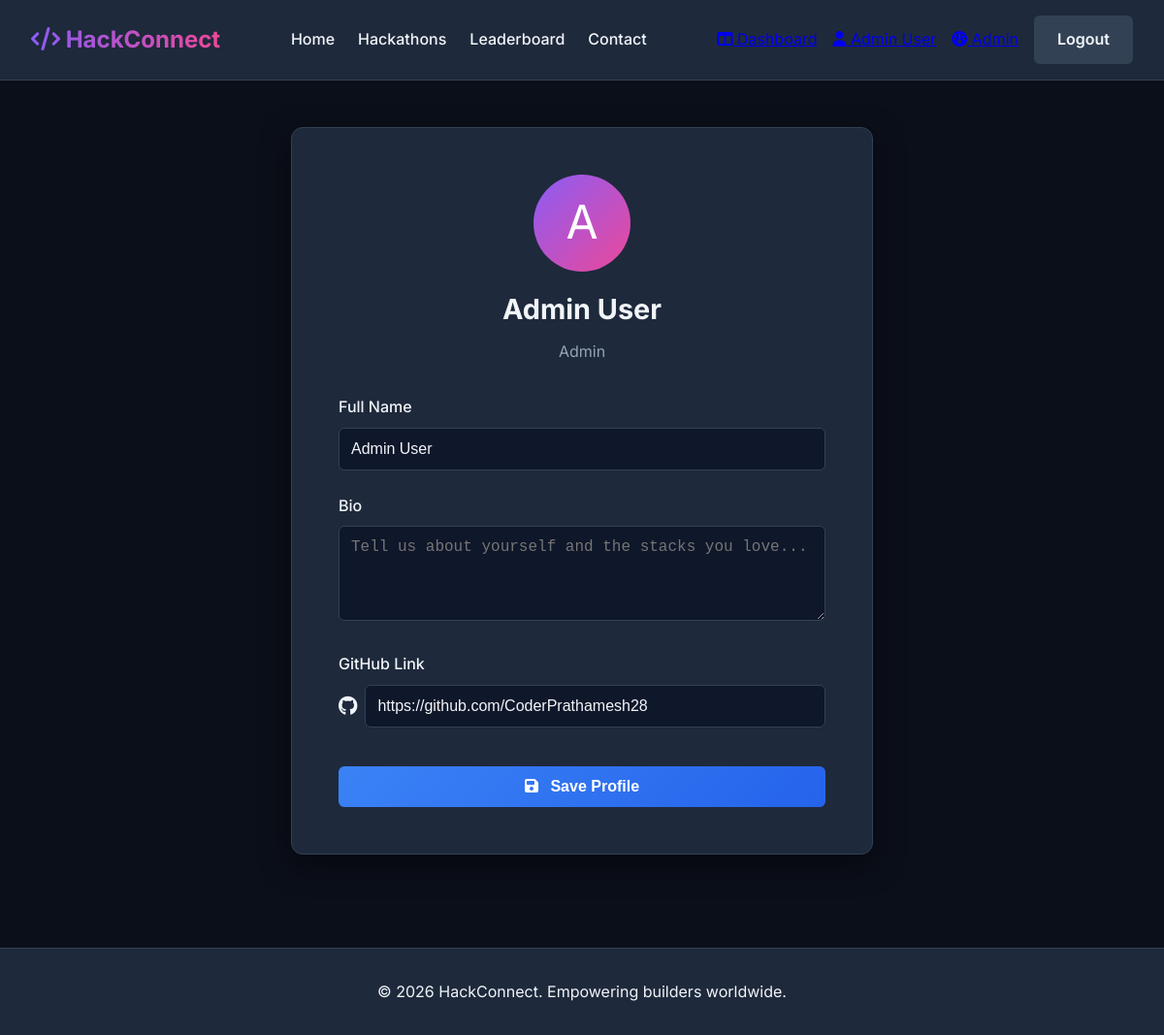
Screenshot of /profile (signed in) with the database file from the repository.
### tables this page shows
CREATE TABLE users (
    id INTEGER PRIMARY KEY AUTOINCREMENT,
    name TEXT NOT NULL,
    email TEXT UNIQUE NOT NULL,
    password TEXT NOT NULL,
    role TEXT NOT NULL DEFAULT 'participant' -- 'participant', 'organizer', 'admin'
, bio TEXT, github TEXT);

### app.py (the view, shortened to what this page needs)
@app.route('/profile', methods=['GET', 'POST'])
def profile():
    if g.user is None:
        return redirect(url_for('login'))
    conn = get_db_connection()
    user = conn.execute('SELECT * FROM users WHERE id = ?', (g.user['id'],)).fetchone()
    conn.close()
    return render_template('profile.html', current_user=user)

### app.py (called while the page is built)
def get_db_connection():
    conn = sqlite3.connect('database.db')
    conn.row_factory = sqlite3.Row
    return conn

@app.before_request
def load_logged_in_user():
    user_id = session.get('user_id')
    if user_id is None:
        g.user = None
    else:
        conn = get_db_connection()
        user = conn.execute('SELECT * FROM users WHERE id = ?', (user_id,)).fetchone()
        conn.close()
        if user:
            g.user = dict(user)
        else:
            g.user = None

### templates/profile.html
{% extends "layout.html" %}
{% block content %}
<div class="auth-container mt-4" style="max-width: 600px; padding: 3rem;">
    <div style="text-align: center; margin-bottom: 2rem;">
        <div style="width: 100px; height: 100px; border-radius: 50%; background: linear-gradient(135deg, var(--gradient-start), var(--gradient-end)); display: flex; align-items: center; justify-content: center; margin: 0 auto; font-size: 3rem; color: white;">
            {{ current_user.name[0] | upper }}
        </div>
        <h1 class="auth-title mt-4" style="margin-bottom: 0.5rem;">{{ current_user.name }}</h1>
        <p style="color: var(--text-muted);">{{ current_user.role | capitalize }}</p>
    </div>
    <form method="post">
        <div class="form-group">
            <label for="name">Full Name</label>
            <input type="text" name="name" id="name" class="form-control" value="{{ current_user.name }}" required>
        </div>
        <div class="form-group">
            <label for="bio">Bio</label>
            <textarea name="bio" id="bio" class="form-control" rows="4" placeholder="Tell us about yourself and the stacks you love...">{{ current_user.bio if current_user.bio else '' }}</textarea>
        </div>
        <div class="form-group">
            <label for="github">GitHub Link</label>
            <div style="display: flex; align-items: center; gap: 0.5rem;">
                <i class="fa-brands fa-github fa-lg"></i>
                <input type="url" name="github" id="github" class="form-control" value="{{ current_user.github if current_user.github else '' }}" placeholder="https://github.com/yourusername">
            </div>
        </div>
        <button type="submit" class="btn btn-primary" style="width: 100%; margin-top: 1rem;"><i class="fa-solid fa-floppy-disk" style="margin-right: 0.5rem;"></i> Save Profile</button>
    </form>
</div>
{% endblock %}

### static/css/style.css (style rules this page uses)
:root { --bg-color: #0b0f19; --text-color: #f1f5f9; --text-muted: #94a3b8; --primary-color: #3b82f6; --secondary-color: #10b981; --card-bg: #1e293b; --border-color: #334155; --hover-bg: #2dd4bf; --gradient-start: #8b5cf6; --gradient-end: #ec4899; --input-bg: #0f172a; }
* { box-sizing: border-box; margin: 0; padding: 0; }
body { font-family: 'Inter', -apple-system, BlinkMacSystemFont, "Segoe UI", Helvetica, Arial, sans-serif; background-color: var(--bg-color); color: var(--text-color); line-height: 1.6; min-height: 100vh; display: flex; flex-direction: column; }
.auth-container { max-width: 400px; margin: 4rem auto; background: var(--card-bg); padding: 2rem; border-radius: 12px; border: 1px solid var(--border-color); box-shadow: 0 10px 30px rgba(0, 0, 0, 0.5); }
.auth-title { text-align: center; margin-bottom: 1.5rem; font-size: 1.8rem; font-weight: 700; }
.form-group { margin-bottom: 1.5rem; }
.form-group label { display: block; margin-bottom: 0.5rem; font-weight: 500; }
.form-control { width: 100%; padding: 0.75rem; background-color: var(--input-bg); border: 1px solid var(--border-color); color: var(--text-color); border-radius: 6px; font-size: 1rem; transition: border-color 0.3s ease, box-shadow 0.3s ease; }
.btn { display: inline-block; padding: 0.75rem 1.5rem; border-radius: 6px; font-size: 1rem; font-weight: 600; cursor: pointer; text-align: center; text-decoration: none; transition: all 0.3s ease; border: none; }
.btn-primary { background: linear-gradient(135deg, var(--primary-color), #2563eb); color: white; width: 100%; }
.mt-4 { margin-top: 1rem; }

### rows the page displays
users: name "A", name "Admin User", role "Admin", github "https://github.com/CoderPrathamesh28"
